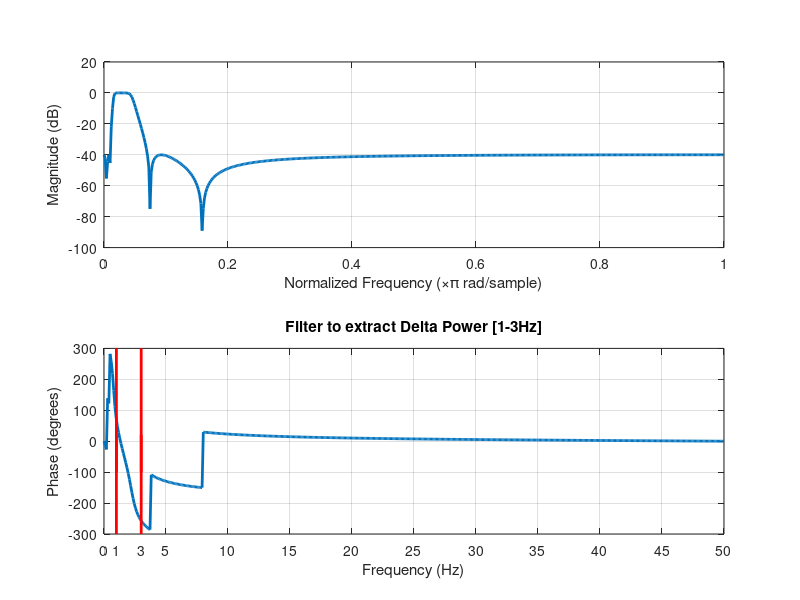
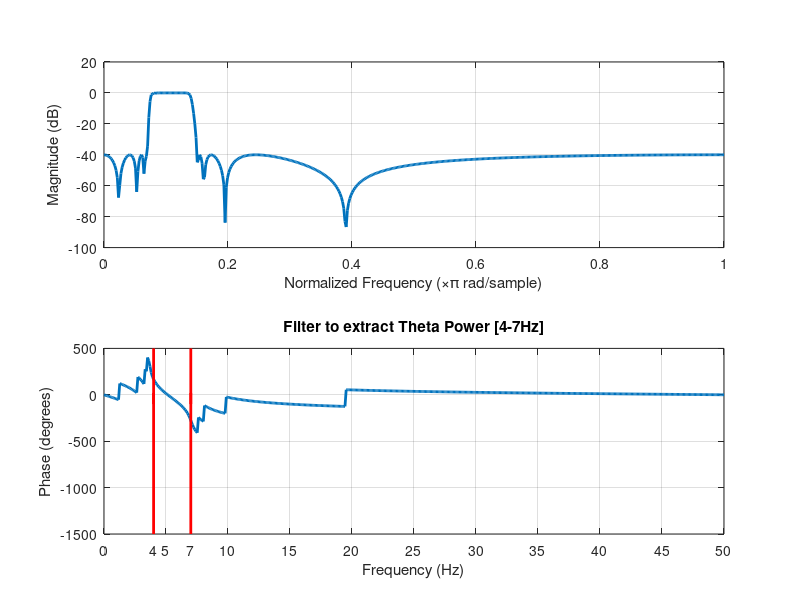
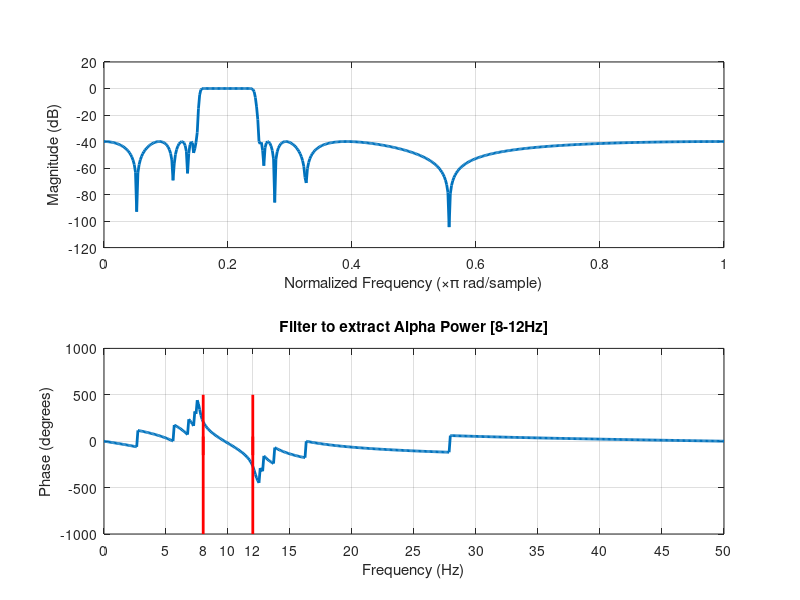
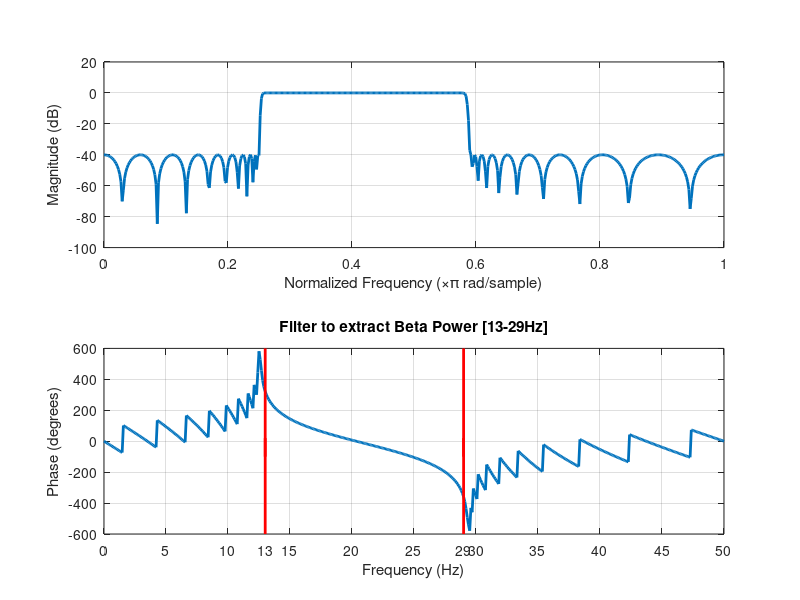

These charts were generated, in order, by the following MATLAB code:
%
%   plotEegPowerFilter.m
%
%   OVERVIEW:   
%       Plot the bandpass filters corresponding to:
%       - Delta
%       - Theta
%       - Alpha
%       - Beta
%       - Gamma
%       powerbands.
%
%   INPUT:      
%       NONE
%
%   OUTPUT:
%       NONE
%
%   DEPENDENCIES & LIBRARIES:
%       NONE
%
%   REFERENCE: 
%       NONE 
%
%	REPO:       
%       https://github.com/cliffordlab/Sedline-Root-EEG-Toolbox
%
%   ORIGINAL SOURCE AND AUTHORS:     
%       Pradyumna Byappanahalli Suresha
%       Last Modified: January 14th, 2021 
%
%	COPYRIGHT (C) 2021 
%   LICENSE:    
%       This software may be modified and distributed under the terms
%       of the BSD 3-Clause license. See the LICENSE file in this repo for 
%       details.
%
%%

set(groot,'defaultLineLineWidth',2.0)
% Plot filters
delta = [0.5,3.5];
theta = [3.5,7.5];
alpha = [7.5,12.5];
beta = [12.5,29.5];
gamma = 29.5;

fs = 100;
[dA, dB] = cheby2(4,40,delta/(fs/2)); %DELTA
[tA, tB] = cheby2(8,40,theta/(fs/2)); %THETA
[aA, aB] = cheby2(10,40,alpha/(fs/2)); %ALPHA
[bA, bB] = cheby2(20,40,beta/(fs/2)); %BETA
[gA, gB] = cheby2(20,40,gamma/(fs/2), 'high'); %GAMMA

figure;freqz(dA,dB);
%%
hold on;plot([0.02,0.02],[-100,20],'r');
hold on;plot([0.06,0.06],[-100,20],'r');
xticks([0,0.02,0.06,0.1,0.2,0.3,0.4,0.5,0.6,0.7,0.8,0.9,1]);
xticklabels([0,0.02,0.06,0.1,0.2,0.3,0.4,0.5,0.6,0.7,0.8,0.9,1]*50);
xlabel('Frequency (Hz)');
title('Filter to extract Delta Power [1-3Hz]');

%%
hold on;plot([0.02,0.02],[-300,300],'r');
hold on;plot([0.06,0.06],[-300,300],'r');
xticks([0,0.02,0.06,0.1,0.2,0.3,0.4,0.5,0.6,0.7,0.8,0.9,1]);
xticklabels([0,0.02,0.06,0.1,0.2,0.3,0.4,0.5,0.6,0.7,0.8,0.9,1]*50);
xlabel('Frequency (Hz)');

figure;freqz(tA,tB);
%%
hold on;plot([4/50,4/50],[-100,20],'r');
hold on;plot([7/50,7/50],[-100,20],'r');
xticks([0,0.08,0.1,0.14,0.2,0.3,0.4,0.5,0.6,0.7,0.8,0.9,1]);
xticklabels([0,0.08,0.1,0.14,0.2,0.3,0.4,0.5,0.6,0.7,0.8,0.9,1]*50);
xlabel('Frequency (Hz)');
title('Filter to extract Theta Power [4-7Hz]');

%%
hold on;plot([4/50,4/50],[-1500,500],'r');
hold on;plot([7/50,7/50],[-1500,500],'r');
xticks([0,0.08,0.1,0.14,0.2,0.3,0.4,0.5,0.6,0.7,0.8,0.9,1]);
xticklabels([0,0.08,0.1,0.14,0.2,0.3,0.4,0.5,0.6,0.7,0.8,0.9,1]*50);
xlabel('Frequency (Hz)');

figure;freqz(aA,aB);
%%
hold on;plot([8/50,8/50],[-150,50],'r');
hold on;plot([12/50,12/50],[-150,50],'r');
xticks([0,0.1,0.16,0.2,0.24,0.3,0.4,0.5,0.6,0.7,0.8,0.9,1]);
xticklabels([0,0.1,0.16,0.2,0.24,0.3,0.4,0.5,0.6,0.7,0.8,0.9,1]*50);
xlabel('Frequency (Hz)');
title('Filter to extract Alpha Power [8-12Hz]');


%%
hold on;plot([8/50,8/50],[-1000,500],'r');
hold on;plot([12/50,12/50],[-1000,500],'r');
xticks([0,0.1,0.16,0.2,0.24,0.3,0.4,0.5,0.6,0.7,0.8,0.9,1]);
xticklabels([0,0.1,0.16,0.2,0.24,0.3,0.4,0.5,0.6,0.7,0.8,0.9,1]*50);
xlabel('Frequency (Hz)');

figure;freqz(bA,bB);
%%
hold on;plot([13/50,13/50],[-100,20],'r');
hold on;plot([29/50,29/50],[-100,20],'r');
xticks([0,0.1,0.2,0.26,0.3,0.4,0.5,0.58,0.6,0.7,0.8,0.9,1]);
xticklabels([0,0.1,0.2,0.26,0.3,0.4,0.5,0.58,0.6,0.7,0.8,0.9,1]*50);
xlabel('Frequency (Hz)');
title('Filter to extract Beta Power [13-29Hz]');

%%
hold on;plot([13/50,13/50],[-600,600],'r');
hold on;plot([29/50,29/50],[-600,600],'r');
xticks([0,0.1,0.2,0.26,0.3,0.4,0.5,0.58,0.6,0.7,0.8,0.9,1]);
xticklabels([0,0.1,0.2,0.26,0.3,0.4,0.5,0.58,0.6,0.7,0.8,0.9,1]*50);
xlabel('Frequency (Hz)');

figure;freqz(gA,gB);
%%
hold on;plot([30/50,30/50],[-100,20],'r');
hold on;plot([1,1],[-100,20],'r');
xticks([0,0.1,0.2,0.3,0.4,0.5,0.6,0.62,0.7,0.8,0.9,1]);
xticklabels([0,0.1,0.2,0.3,0.4,0.5,0.6,0.62,0.7,0.8,0.9,1]*50);
xlabel('Frequency (Hz)');
title('Filter to extract Gamma Power [30-50Hz]');

%%
hold on;plot([31/50,31/50],[-200,600],'r');
hold on;plot([1,1],[-200,600],'r');
xticks([0,0.1,0.2,0.3,0.4,0.5,0.6,0.62,0.7,0.8,0.9,1]);
xticklabels([0,0.1,0.2,0.3,0.4,0.5,0.6,0.62,0.7,0.8,0.9,1]*50);
xlabel('Frequency (Hz)');
